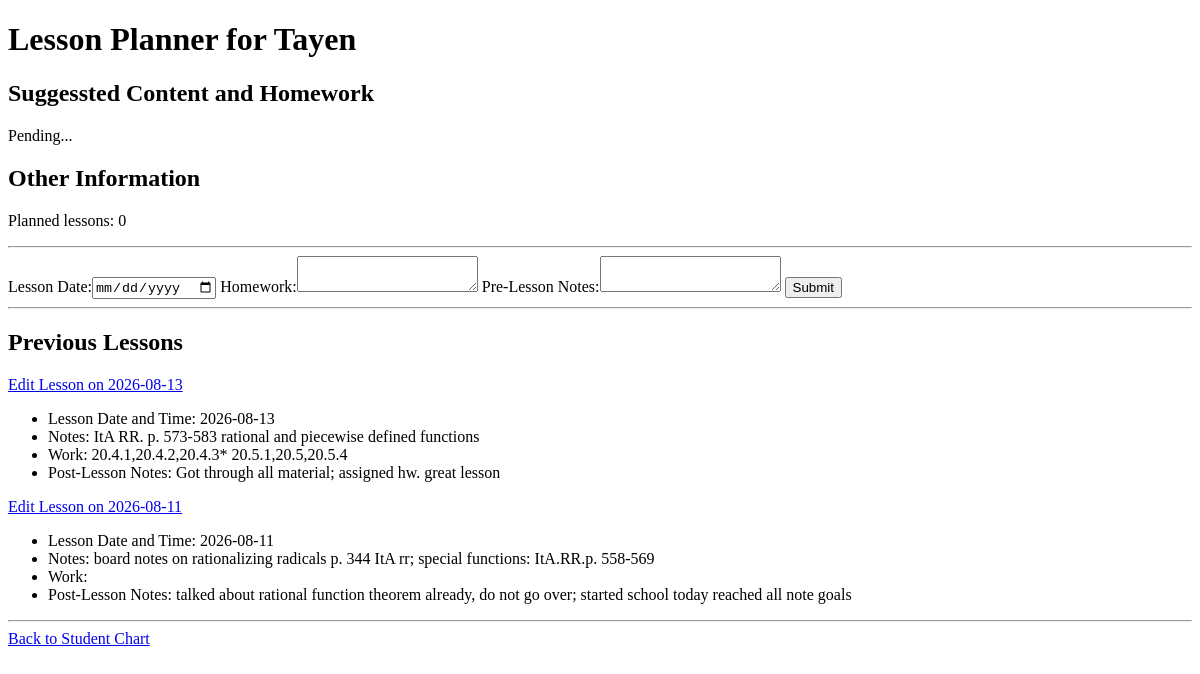
The page /lesson_planner/3 (signed in) on the database as committed earlier.
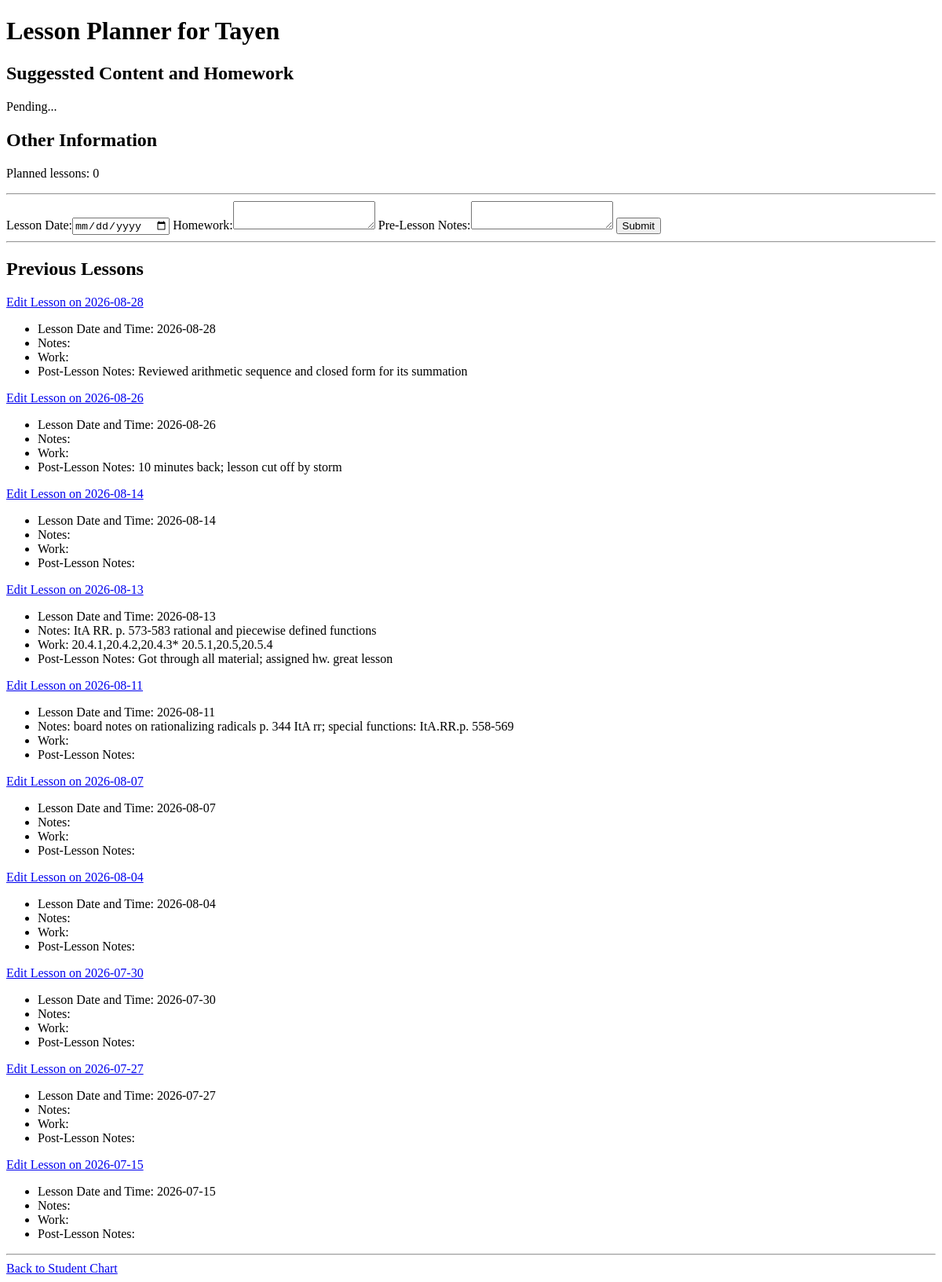
The same page on the database as committed later.
### app.py (models this page shows, shortened)
class Lesson(db.Model):
    id = db.Column(db.Integer, primary_key=True)
    student_id = db.Column(db.Integer, db.ForeignKey('student.id'), nullable=False)
    student_name = db.Column(db.String(100), db.ForeignKey('student.name'), nullable=False)
    lesson_date = db.Column(db.JSON, nullable=False)
    lesson_notes = db.Column(db.String(100), default='')
    lesson_work = db.Column(db.String(100), default='')
    post_lesson_notes = db.Column(db.String(100), default='')
    completed = db.Column(db.Boolean, default=False)
    lesson_duration = db.Column(db.Integer, default = 0)  # Duration in hours
    created_at = db.Column(db.DateTime, default=datetime.utcnow)

### app.py (the view, shortened to what this page needs)
@app.route('/lesson_planner/<int:student_id>', methods=['GET', 'POST'])
@login_required
@admin_whitelist_check
def lesson_planner_create_lesson(student_id):
    student = Student.query.get_or_404(student_id)
    return render_template('lesson planner.html', student=student, lesson=None, previous_lessons=Lesson.query.filter_by(student_id=student.id).order_by(Lesson.lesson_date.desc()).all())

### app.py (called while the page is built)
@login_manager.user_loader
def load_user(user_id):
    return User.query.get(int(user_id))

def admin_whitelist_check(f):
    @wraps(f)
    def wrapper(*args, **kwargs):
        if not current_user.is_authenticated:
            abort(401)
        if current_user.email not in ADMIN_USER_EMAILS:
            abort(403)
        return f(*args, **kwargs)
    return wrapper

### templates/lesson planner.html (shortened to what this page needs)
<!DOCTYPE html>
<html lang="en">
<head>
</head>
<body>
    <h1>Lesson Planner for {{ student.name }}</h1>
    <h2>Suggessted Content and Homework</h2>
    <p id="suggestor">Pending...</p>
    <h2>Other Information</h2>
    <p>Planned lessons: {{ student.scheduled_lessons | length }}</p>
    <hr>
    {% if lesson is none %}
    <form id="lesson-form" action="/lesson_planner/{{ student.id }}" method="post">
        <label for="lesson-date">Lesson Date:</label><input type="date" id="lesson-date" name="lesson_date">
        <label for="lesson-homework">Homework:</label><textarea type="text" id="lesson-homework" name="lesson_homework"></textarea>
        <label for="lesson-notes">Pre-Lesson Notes:</label><textarea type="text" id="lesson-notes" name="lesson_notes"></textarea>
        <button type="submit">Submit</button>
    </form>
    {% endif %}
    <hr>
    <h2>Previous Lessons</h2>
    {% for lesson in previous_lessons %}
        <p><a href="{{ url_for('lesson_planner_edit_lesson', student_id=student.id, lesson_id=lesson.id) }}">Edit Lesson on {{ lesson.lesson_date }}</a></p>
        <ul>
            <li>Lesson Date and Time: {{ lesson.lesson_date }}</li>
            <li>Notes: {{ lesson.lesson_notes }}</li>
            <li>Work: {{ lesson.lesson_work }}</li>
            <li>Post-Lesson Notes: {{ lesson.post_lesson_notes }}</li>
        </ul>
    {% endfor %}
    <hr>
    <a href="{{ url_for('student_chart', student_id=student.id) }}">Back to Student Chart</a>
</body>
</html>

Rows that differ between the two databases and show on the page:
added Lesson: lesson_date "2026-08-28", post_lesson_notes "Reviewed arithmetic sequence and closed form for its summation"
added Lesson: lesson_date "2026-08-26", post_lesson_notes "10 minutes back; lesson cut off by storm"
added Lesson: lesson_date "2026-08-14"
changed Lesson (number 5 of 10 on the later page): post_lesson_notes "talked about rational function theorem already, do not go over; started school today reached all note goals" → (not shown)
added Lesson: lesson_date "2026-08-07"
added Lesson: lesson_date "2026-08-04"
added Lesson: lesson_date "2026-07-30"
added Lesson: lesson_date "2026-07-27"
added Lesson: lesson_date "2026-07-15"
